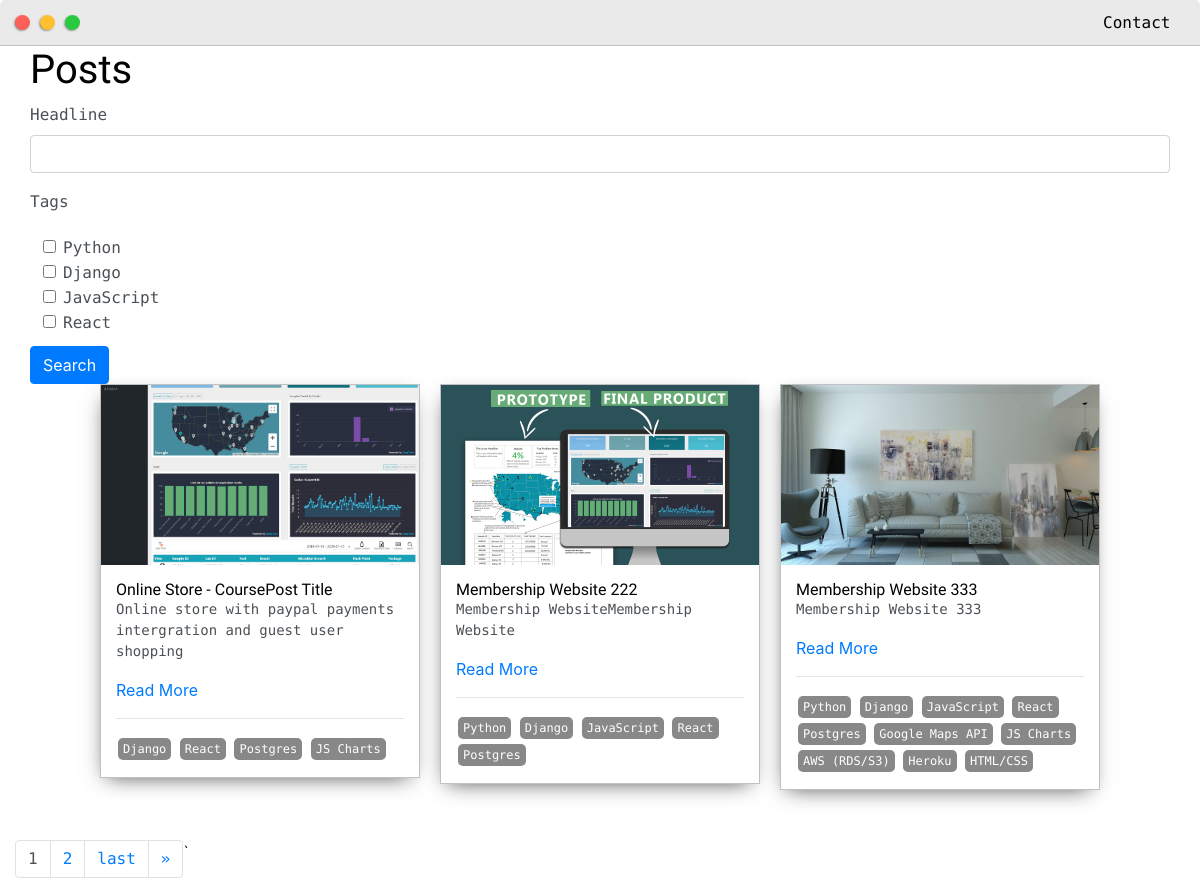
The app's page /posts/, older data.
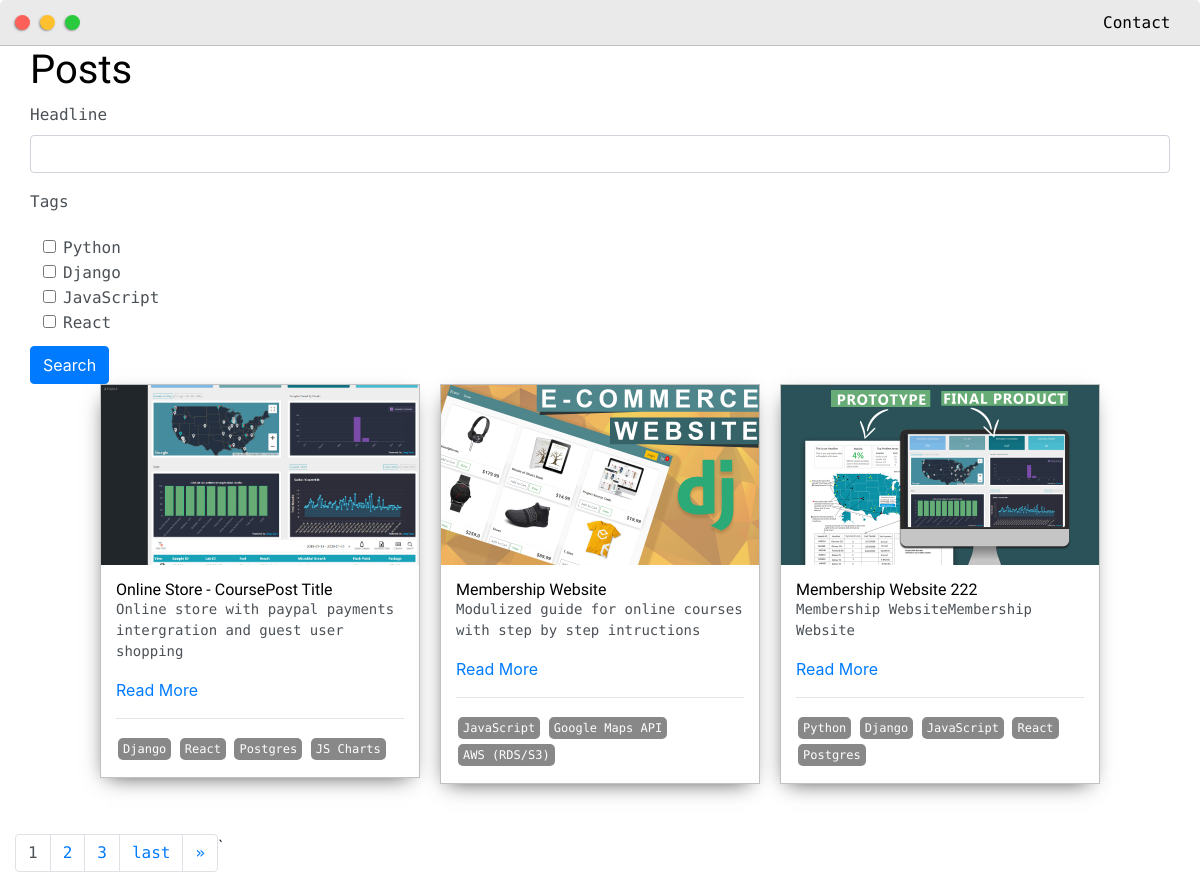
The same page, newer data.
### base/models.py (models this page shows, shortened)
class Post(models.Model):
    headline = models.CharField(max_length=200)
    sub_headline = models.CharField(max_length=200, null=True, blank=True)
    thumbnail = models.ImageField(null=True, blank=True, upload_to="images",default="placeholder.jpg")
    body = RichTextUploadingField(null=True, blank=True)
    created = models.DateTimeField(auto_now_add=True)
    active = models.BooleanField(default=False)
    featured = models.BooleanField(default=False)
    tags = models.ManyToManyField(Tag, null=True)
    slug = models.SlugField(null=True, blank=True)

class Tag(models.Model):
    name = models.CharField(max_length=200)
    def __str__(self):
        return self.name

### base/views.py (the view)
# urls.py: path('posts/', views.posts,name='posts'),
def posts(request):
    posts = Post.objects.filter(active=True)
    postfilter = PostFilte(request.GET, queryset=posts)
    posts = postfilter.qs
    page = request.GET.get('page')
    paginator = Paginator(posts, 3)
    try:
        posts = paginator.page(page)
    except PageNotAnInteger:
        posts = paginator.page(1)
    except EmptyPage:
        posts = paginator.page(paginator.num_pages)
    context = {"posts": posts, "postfilter": postfilter}
    return render(request, 'base/posts.html',  context)

### base/templates/base/posts.html (shortened to what this page needs)
{% extends 'base/main.html' %}
{% load static %}
{% load crispy_forms_tags %}
{% block content %}
  <div class="main-container">
    <h1>Posts</h1>
    <div>
      <form id="searchForm" method="GET">
        {{postfilter.form|crispy}}
        <input class="btn btn-primary" type="submit" value="Search">
      </form>
    </div>
    <div class="post-wrapper">
      {% for post in posts %}
        <div>
          <div class="post">
            <img class="thumbnail" src=" {{post.thumbnail.url}} " />
            <div class="post-preview">
              <h6 class="post-title">{{post.headline}}</h6>
              <p class="post-intro">{{post.sub_headline}}</p>
              <a href={% url 'post' post.slug%}>Read More</a>
              <hr>
              {% for tag in post.tags.all %}
                  <span class="tag" >{{tag}}</span>
              {% endfor %}
            </div>
          </div>
       </div>
        {% empty %}
         <h2>No Posts fond....</h2>
      {% endfor %}
    </div>
    <div class="row">
      {% if posts.has_other_pages %}
       <ul class="pagination">
          {% for i in posts.paginator.page_range %}
            {% if posts.number == i %}
              <li class="page-item"><a    class="action page-link">{{i}}</a></li>
            {% else %}
              <li class="page-item"><a  class="page-link" data-page="{{i}}" href="?page={{i}}">{{i}}</a></li>
            {% endif %}
          {% endfor %}
          {% if posts.has_next %}
          <li class="page-item"><a  class="page-link" data-page="{{posts.paginator.num_pages}}" href="?page={{posts.paginator.num_pages}}">last</a></li>
          <li class="page-item"><a  class="page-link" data-page="{{posts.next_page_number}}" href="?page={{posts.next_page_number}}">&raquo</a></li>
  `       {% endif %}
       </ul>
      {% endif %}
    </div>
  </div>
{% endblock %}

Row changes from the older to the newer data that the page shows:
no longer on this page (row unchanged): Post: thumbnail (picture), headline "Membership Website 333", sub_headline "Membership Website 333", Tag (name "Python"), Tag (name "Django"), Tag (name "JavaScript"), Tag (name "React"), Tag (name "Postgres"), Tag (name "Google Maps API"), Tag (name "JS Charts"), Tag (name "AWS (RDS/S3)")
no longer on this page (row unchanged): Tag: name "Heroku", shown under "Membership Website 333"
no longer on this page (row unchanged): Tag: name "HTML/CSS", shown under "Membership Website 333"
now on this page (row edited): Post: thumbnail (picture), headline "Membership Website", sub_headline "Modulized guide for online courses with step by step intructions", Tag (name "JavaScript"), Tag (name "Google Maps API"), Tag (name "AWS (RDS/S3)")
Text that changed along with them:
new list line: "3"
